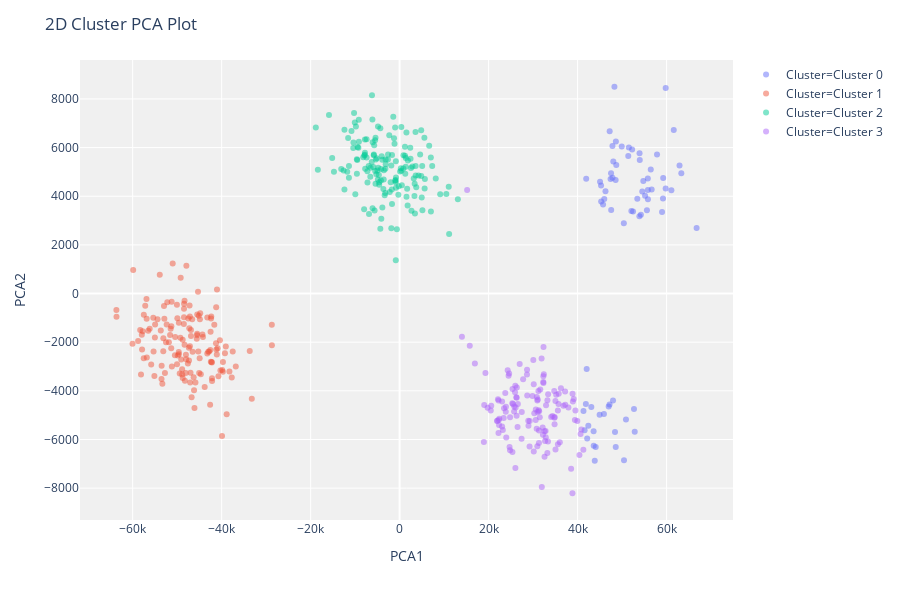

Notebook cell for this chart:
### Code cell
plot_model(kmeans)

### Figure 1 — Plotly figure (JSON) as saved in the notebook; plotly's stock layout.template omitted (floating-point values rounded to 4 significant figures; data arrays with more than 128 entries replaced by an {"elided": "..."} marker saying what was removed)
{"data": [{"textposition": "top center", "hovertemplate": "Cluster=Cluster 0<br>PCA1=%{x}<br>PCA2=%{y}<br>Feature=%{customdata[0]}", "showlegend": true, "legendgroup": "Cluster=Cluster 0", "name": "Cluster=Cluster 0", "yaxis": "y", "customdata": [[58], [59], [62], [59], [87], [29], [54], [87], [83], [84], [85], [36], [30], [31], [61], [92], [55], [87], [82], [88], [30], [84], [53], [91], [89], [30], [17], [55], [90], [61], [59], [59], [88], [56], [33], [61], [84], [61], [39], [31], [60], [87], [20], [57], [61], [18], [83], [25], [31], [55], [84], [36], [27], [91], [53], [91], [25], [83], [87], [90], [83], [83], [83], [61], [64], [62], [91], [28], [23], [55], [58], [31]], "y": [6007.0, 4244.0, 4709.0, 4437.0, 5488.0, 8450.0, 6674.0, 4942.0, -5178.0, 5282.0, 4745.0, -4749.0, 3372.0, 5657.0, 5422.0, 4668.0, 4630.0, -5657.0, 4946.0, -4824.0, 8500.0, 6726.0, 4732.0, -4661.0, 3884.0, -4543.0, -6854.0, 5916.0, 3238.0, -4954.0, 3658.0, 3778.0, 4718.0, 4207.0, 4194.0, 2891.0, 6250.0, 6049.0, 6060.0, 4591.0, 4253.0, -5678.0, -6305.0, -6308.0, -4397.0, 5261.0, 3388.0, 3427.0, -5954.0, 2693.0, 4271.0, 5766.0, 4758.0, -5694.0, 4316.0, 3438.0, 5718.0, -6877.0, -6255.0, -4647.0, 3351.0, -4986.0, -5616.0, -3106.0, 3879.0, 3904.0, 3177.0, -5432.0, 3894.0, 5101.0, 4017.0, -4558.0], "hoverlabel": {"namelength": 0}, "mode": "markers", "xaxis": "x", "marker": {"color": "#636efa", "opacity": 0.5, "symbol": "circle"}, "x": [51530.0, 61090.0, 47420.0, 45280.0, 53980.0, 59800.0, 47210.0, 47520.0, 50870.0, 48700.0, 59240.0, 52680.0, 52470.0, 51400.0, 48030.0, 48550.0, 54780.0, 43600.0, 63320.0, 41330.0, 48280.0, 61620.0, 55780.0, 43080.0, 46000.0, 41860.0, 50430.0, 52260.0, 54230.0, 45920.0, 45730.0, 45300.0, 41930.0, 46270.0, 54540.0, 50400.0, 48600.0, 49920.0, 47840.0, 45050.0, 55800.0, 52840.0, 48580.0, 44070.0, 47960.0, 62910.0, 52090.0, 55590.0, 42160.0, 66750.0, 56650.0, 53920.0, 47840.0, 48410.0, 59800.0, 47550.0, 57860.0, 43860.0, 43630.0, 46990.0, 58980.0, 44950.0, 41580.0, 42050.0, 55810.0, 59200.0, 53900.0, 42410.0, 53420.0, 56450.0, 55170.0, 47180.0], "type": "scatter"}, {"textposition": "top center", "hovertemplate": "Cluster=Cluster 1<br>PCA1=%{x}<br>PCA2=%{y}<br>Feature=%{customdata[0]}", "showlegend": true, "legendgroup": "Cluster=Cluster 1", "name": "Cluster=Cluster 1", "yaxis": "y", "customdata": {"elided": "147x1 int values"}, "y": {"elided": "147 float values"}, "hoverlabel": {"namelength": 0}, "mode": "markers", "xaxis": "x", "marker": {"color": "#EF553B", "opacity": 0.5, "symbol": "circle"}, "x": {"elided": "147 float values"}, "type": "scatter"}, {"textposition": "top center", "hovertemplate": "Cluster=Cluster 2<br>PCA1=%{x}<br>PCA2=%{y}<br>Feature=%{customdata[0]}", "showlegend": true, "legendgroup": "Cluster=Cluster 2", "name": "Cluster=Cluster 2", "yaxis": "y", "customdata": {"elided": "156x1 int values"}, "y": {"elided": "156 float values"}, "hoverlabel": {"namelength": 0}, "mode": "markers", "xaxis": "x", "marker": {"color": "#00cc96", "opacity": 0.5, "symbol": "circle"}, "x": {"elided": "156 float values"}, "type": "scatter"}, {"textposition": "top center", "hovertemplate": "Cluster=Cluster 3<br>PCA1=%{x}<br>PCA2=%{y}<br>Feature=%{customdata[0]}", "showlegend": true, "legendgroup": "Cluster=Cluster 3", "name": "Cluster=Cluster 3", "yaxis": "y", "customdata": {"elided": "130x1 int values"}, "y": {"elided": "130 float values"}, "hoverlabel": {"namelength": 0}, "mode": "markers", "xaxis": "x", "marker": {"color": "#ab63fa", "opacity": 0.5, "symbol": "circle"}, "x": {"elided": "130 float values"}, "type": "scatter"}], "layout": {"xaxis": {"domain": [0, 1], "anchor": "y", "title": {"text": "PCA1"}}, "title": {"text": "2D Cluster PCA Plot"}, "plot_bgcolor": "rgb(240,240,240)", "yaxis": {"domain": [0, 1], "anchor": "x", "title": {"text": "PCA2"}}, "height": 600, "margin": {"t": 60}, "legend": {"tracegroupgap": 0}}}
